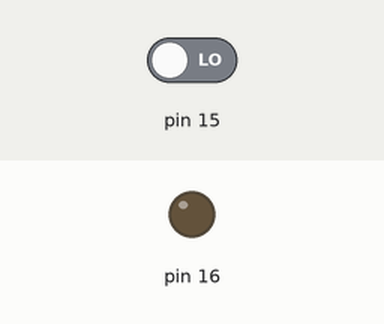
A sketch run on a simulated Arduino Uno, built with avr-gcc and run on an emulated ATmega328P. Parts: output pins drawn as LEDs (lit = HIGH). Inputs (shaded band) come from the test bench; at power-on: pin 15 LOW.

Above: at 1.2 s.
1.3 s: pin 15 driven HIGH
At 1.6 s:
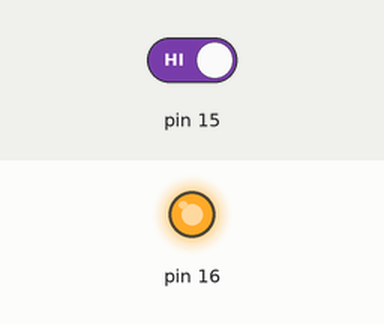
2.8 s: pin 15 driven LOW
At 3.9 s:
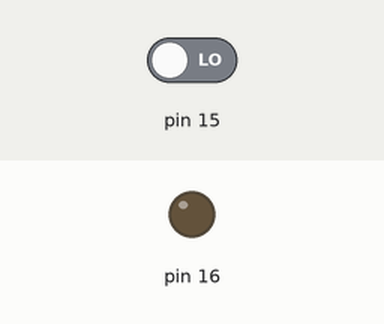
Timing chart, 0 to 5.8 s (numbered marks = the images above; inputs shaded):
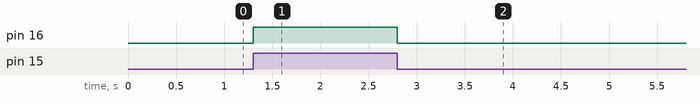

Measured:
- after the input at 1.3 s, pin 16: LOW → HIGH at once
- after the input at 2.8 s, pin 16: HIGH → LOW at once

The sketch:

PIR_alarm.ino
```cpp
/*
 * Keyes Starter Kit for Raspberry Pi Pico
 * lesson 28
 * PIR alarm
*/
int item = 0;
void setup() {
  pinMode(15, INPUT);  //人体红外传感器接GP15并设置为为输入模式
  pinMode(16, OUTPUT);//有缘蜂鸣器接GP16并设置为为输出模式
}

void loop() {
  item = digitalRead(15);//读取红外热释传感器输出的数字电平信号
  if (item == 1) {  //检测到有人运动
    digitalWrite(16, HIGH); //打开蜂鸣器
  } else {  //没有检测到
    digitalWrite(16, LOW); //关闭蜂鸣器
  }
}
```
